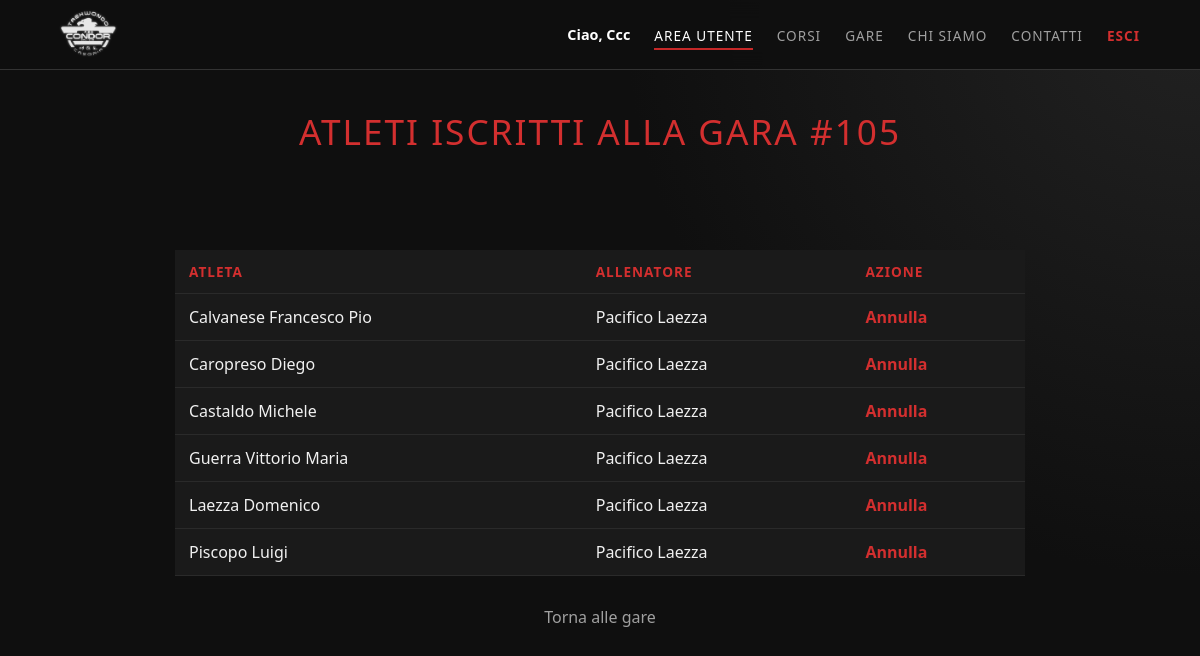
Page /visualizza_iscritti.php?id_gara=105 (signed in) on the committed database.
### tables this page shows
CREATE TABLE `gara_iscrizioni` (
  `id` int(11) NOT NULL,
  `id_gara` int(11) NOT NULL,
  `numero_tesseramento` varchar(50) DEFAULT NULL,
  `nome_atleta` varchar(100) DEFAULT NULL,
  `allenatore` varchar(100) DEFAULT NULL,
  `data_iscrizione` timestamp NOT NULL DEFAULT current_timestamp()
);

CREATE TABLE `atleti` (
  `nome` varchar(50) NOT NULL,
  `cognome` varchar(50) NOT NULL,
  `turno` int(11) NOT NULL,
  `numero_tesseramento` varchar(50) NOT NULL,
  `grado_cintura` varchar(50) NOT NULL,
  `data_nascita` date DEFAULT NULL,
  `telefono` varchar(20) DEFAULT NULL,
  `email` varchar(100) DEFAULT NULL
);

### utils.php (called while the page is built, shortened)
<?php
function e($valore) {
    return htmlspecialchars((string) $valore, ENT_QUOTES, 'UTF-8');
}
?>

### visualizza_iscritti.php (the view, shortened to what this page needs)
<?php
require_once 'utils.php';
$db = connessioneDb();
$id_gara = (int) ($_GET['id_gara'] ?? 0);
$iscritti = [];
if ($db) {
    $risultato = mysqli_query($db, "SELECT gi.id, a.nome, a.cognome, gi.allenatore FROM gara_iscrizioni gi LEFT JOIN atleti a ON gi.numero_tesseramento = a.numero_tesseramento WHERE gi.id_gara = $id_gara ORDER BY a.cognome ASC, a.nome ASC");
    if ($risultato) {
        while ($riga = mysqli_fetch_assoc($risultato)) {
            $iscritti[] = $riga;
        }
    }
}
?>
<!DOCTYPE html>
<html lang="it">
<head>
    <link rel="stylesheet" href="css/style.css">
</head>
<body>
<?php include 'header.php'; ?>
<main class="page-content column-layout animated-page">
    <header class="corsi-header">
        <h2>Atleti iscritti alla gara #<?php echo e($id_gara); ?></h2>
    </header>
    <section class="gare-container">
        <table class="data-table">
            <thead>
                <tr>
                    <th>Atleta</th>
                    <th>Allenatore</th>
                    <th>Azione</th>
                </tr>
            </thead>
            <tbody>
                <?php if (empty($iscritti)): ?>
                    <tr>
                        <td colspan="3" class="empty-msg">Nessun atleta iscritto a questa gara.</td>
                    </tr>
                <?php else: ?>
                    <?php foreach ($iscritti as $row): ?>
                        <tr>
                            <td><?php echo e(trim($row['cognome'] . ' ' . $row['nome'])); ?></td>
                            <td><?php echo e($row['allenatore']); ?></td>
                            <td>
                                <a href="annulla_iscrizione.php?id=<?php echo e($row['id']); ?>&id_gara=<?php echo e($id_gara); ?>" onclick="return confirm('Vuoi davvero annullare questa iscrizione?')" class="btn-link text-red">Annulla</a>
                            </td>
                        </tr>
                    <?php endforeach; ?>
                <?php endif; ?>
            </tbody>
        </table>
    </section>
    <div class="page-back">
        <a href="gare.php" class="btn-link">Torna alle gare</a>
    </div>
</main>
</body>
</html>

### css/style.css (style rules this page uses)
:root { --bg-dark: #0f0f0f; --panel-dark: #181818; --panel-soft: #1e1e1e; --accent-red: #c62828; --accent-red-light: #d32f2f; --text-white: #ffffff; --text-gray: #a0a0a0; --border-color: #333333; }
* { box-sizing: border-box; margin: 0; padding: 0; }
body { min-height: 100vh; background-color: var(--bg-dark); background-image: radial-gradient(circle at top right, #222 0%, transparent 40%); color: var(--text-white); display: flex; flex-direction: column; font-family: "Segoe UI", "Helvetica Neue", sans-serif; }
a { color: inherit; }
.page-content { align-items: center; display: flex; flex: 1; justify-content: center; padding: 40px 20px; width: 100%; }
.column-layout { align-items: center; flex-direction: column; justify-content: flex-start; }
.fade-in, .form-container, .animated-page { animation: slideUpFade 0.7s cubic-bezier(0.2, 0.8, 0.2, 1) both; }
h1, h2, h3, h4 { line-height: 1.2; }
h2 { color: var(--text-white); font-size: 1.6rem; font-weight: 300; letter-spacing: 1px; margin-bottom: 30px; text-align: center; }
.btn-link { color: var(--text-gray); display: inline-block; text-decoration: none; }
.text-red { color: var(--accent-red-light); font-weight: 600; }
.corsi-header { margin-bottom: 3rem; text-align: center; }
.corsi-header h2 { color: var(--accent-red-light); font-size: 2.2rem; letter-spacing: 2px; text-transform: uppercase; }
.atleti-table, .data-table { background-color: #1a1a1a; border-collapse: collapse; width: 100%; }
.data-table { margin-top: 20px; }
.atleti-table th, .atleti-table td, .data-table th, .data-table td { border-bottom: 1px solid #2a2a2a; padding: 15px 25px; text-align: left; }
.data-table th, .data-table td { padding: 12px 14px; }
.atleti-table th, .data-table th { color: var(--accent-red-light); font-size: 0.85rem; letter-spacing: 1px; text-transform: uppercase; }
.atleti-table td, .data-table td { color: #f1f1f1; font-size: 1rem; }
.gare-container { display: flex; flex-direction: column; gap: 15px; margin: 0 auto; max-width: 850px; width: 100%; }
.page-back { margin-top: 30px; text-align: center; }

### rows in the picture
gara_iscrizioni: numero_tesseramento.nome "Calvanese Francesco Pio", allenatore "Pacifico Laezza"
gara_iscrizioni: numero_tesseramento.nome "Caropreso Diego", allenatore "Pacifico Laezza"
gara_iscrizioni: numero_tesseramento.nome "Castaldo Michele", allenatore "Pacifico Laezza"
gara_iscrizioni: numero_tesseramento.nome "Guerra Vittorio Maria", allenatore "Pacifico Laezza"
gara_iscrizioni: numero_tesseramento.nome "Laezza Domenico", allenatore "Pacifico Laezza"
gara_iscrizioni: numero_tesseramento.nome "Piscopo Luigi", allenatore "Pacifico Laezza"

### other values in the picture
$utente "Ccc"
$id_gara "105"
